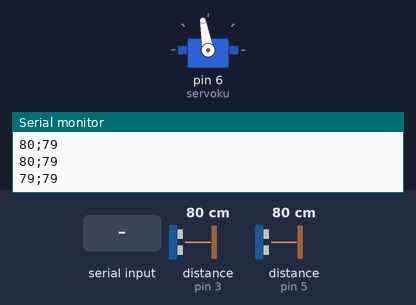
The sketch below on a simulated Arduino Uno, built with avr-gcc and run on an emulated ATmega328P. Parts: servo, the last lines printed to the serial monitor. Wiring (inferred from the names in the program): 2 × ultrasonic range finder: trigger pin 2, echo pin 3 / trigger pin 4, echo pin 5. The test bench sets the inputs (shaded band); at power-on: distance to the obstacle (sensors on pin 3, pin 5) 80 cm. The echo pulse lasts 58.3 µs per cm.

Above: at 1.2 s.
1.3 s: byte 1 (1) received over Serial
At 2.1 s:
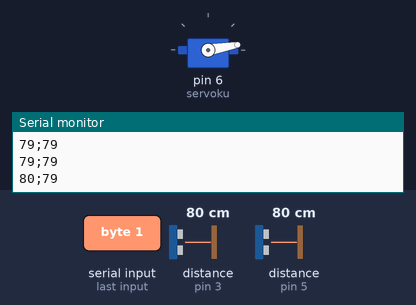
Timing chart, 0 to 4.3 s (numbered marks = the images above; inputs shaded):
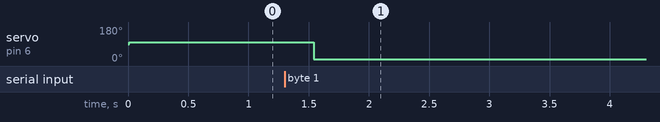

The sketch:

antiTabrakan.ino
```cpp
#define echoPinA 3 //Echo Pin
#define trigPinA 2 //Trigger Pin
#define echoPinB 5 //Echo Pin
#define trigPinB 4
#include <Servo.h>
Servo servoku;
long durationA, durationB; //waktu untuk kalkulasi jarak
int distanceA, distanceB;
int matlab;
void setup() {
  Serial.begin (9600); //inisialiasasi komunikasi serial

  pinMode(trigPinA, OUTPUT);
  pinMode(echoPinA, INPUT);
  pinMode(trigPinB, OUTPUT);
  pinMode(echoPinB, INPUT);
  servoku.attach(6);
}

void loop() {

  digitalWrite(trigPinA, LOW);delayMicroseconds(2);
  digitalWrite(trigPinA, HIGH);delayMicroseconds(10);
  digitalWrite(trigPinA, LOW);
  durationA = pulseIn(echoPinA, HIGH);

  //perhitungan untuk dijadikan jarak
  distanceA = durationA/58.2;
  if (distanceA >= 100){
    distanceA = 100;
  }

  digitalWrite(trigPinB, LOW);delayMicroseconds(2);
  digitalWrite(trigPinB, HIGH);delayMicroseconds(10);
  digitalWrite(trigPinB, LOW);
  durationB = pulseIn(echoPinB, HIGH);

  //perhitungan untuk dijadikan jarak
  distanceB = durationB/58.2;
  if (distanceB >= 100){
    distanceB = 100;
  }
  while(Serial.available()>0){
    matlab = Serial.read();
  }


  //Serial.print("Jarak HCSR A: ");
  Serial.print(distanceA);
  //Serial.print("cm");
  Serial.print(";");

  //Serial.print(" Jarak HCSR B: ");
  Serial.println(distanceB);
  //Serial.println("cm");

  if(matlab==0){
    servoku.write(100);
    //Serial.println("Rem menyala");
  }
  else if(matlab==1){
    servoku.write(10);
    //Serial.println("Rem mati");
  }


  //waktu tunda 50mS
  delay(500
  );

}
```

Measured:
- after the input at 1.3 s, servo on pin 6 (servoku): 100° → 10° after 0.24 s
